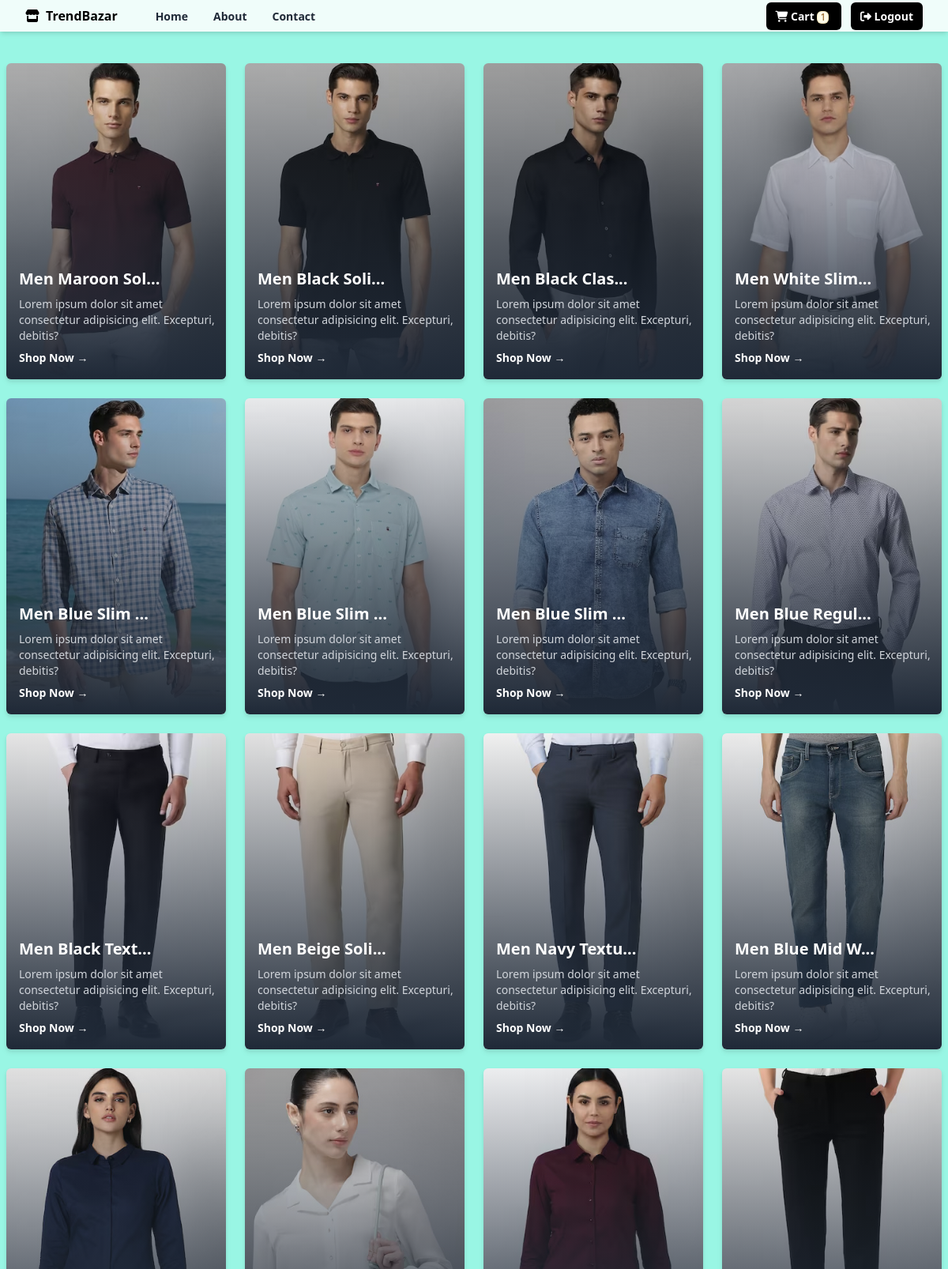
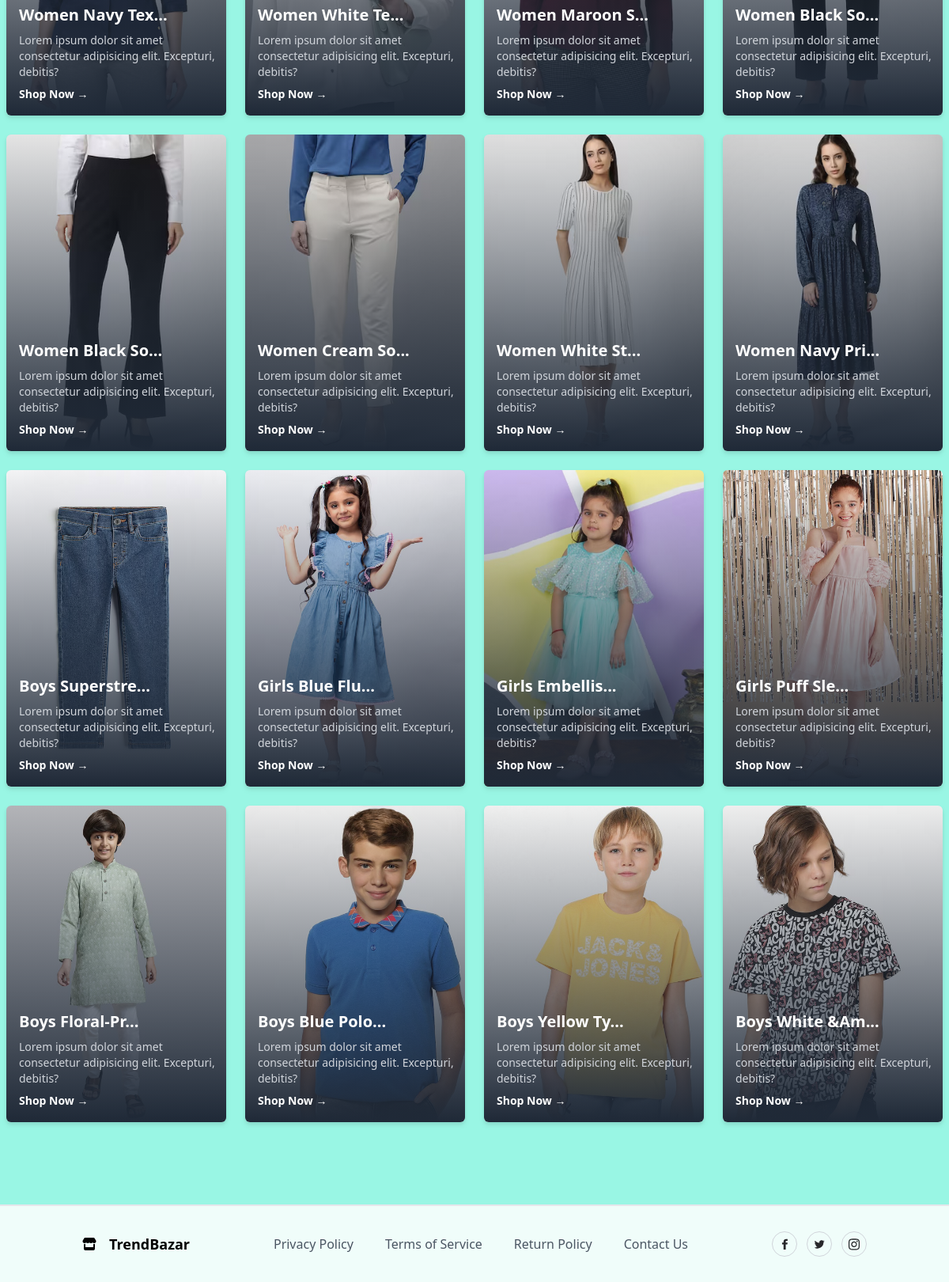
Screenshot of /home/ (signed in) with the database file from the repository (2 pictures, top to bottom).
### store/models.py (models this page shows, shortened)
class Product(models.Model):
    title = models.CharField(max_length=200)
    description = models.TextField(null=True, blank=True)
    size_object = models.ManyToManyField(Size, null=True)
    category_object = models.ForeignKey(Category, on_delete=models.CASCADE)
    brand_object = models.ForeignKey(Brand, on_delete=models.CASCADE)
    image = models.ImageField(upload_to='product_images', null=True, blank=True, default='product_images/default.jpg')
    price = models.PositiveIntegerField()
    created_date = models.DateTimeField(auto_now_add=True)
    updated_date = models.DateTimeField(auto_now=True)
    is_active = models.BooleanField(default=True)

### store/views.py (the view)
# urls.py: path("home/", views.HomeView.as_view(), name="home"),
@method_decorator([signin_required, never_cache], name='dispatch')
class HomeView(View):
    def get(self, request, *args, **kwargs):
        qs = Product.objects.all()
        return render(request, 'home.html', {'data': qs})

### store/context_processors.py (called while the page is built)
def demo(request):
    return {'msg': 'Hello coder'}

def cart_count(request):
    count = 0
    if request.user.is_authenticated:
        if request.user.cart.get_cart_items.count() > 0:
            data = request.user.cart.cartitems.filter(is_order_placed=False).values_list('quantity').aggregate(total=Sum('quantity'))
            count = data.get('total')
    return {'item_count': count}

### store/models.py (called while the page is built)
    @property
    def get_cart_items(self):
        qs = self.cartitems.filter(is_order_placed=False)
        return qs

### store/templates/home.html (shortened to what this page needs)
{% extends 'base.html' %}
{% load static %}
{% block body_block %}
<div class="mx-auto mb-16 grid w-full max-w-7xl items-center space-y-4 px-2 py-10 md:grid-cols-2 md:gap-6 md:space-y-0 lg:grid-cols-4">
    {% for p in data %}
    <div class="relative aspect-[16/9]  w-auto rounded-md md:aspect-auto md:h-[400px] drop-shadow-md">
      <img
        src="{{p.image.url}}"
        alt="AirMax Pro"
        class="z-0 h-full w-full rounded-md object-cover"
      />
      <div class="absolute inset-0 rounded-md bg-gradient-to-t from-gray-800 to-transparent"></div>
      <div class="absolute bottom-4 left-4 text-left">
        <h1 class="text-xl font-semibold text-white title-text pr-2 uppercase">{{p.title}}</h1>
        <p class="mt-2 text-sm text-gray-300">
          Lorem ipsum dolor sit amet consectetur adipisicing elit. Excepturi,
          debitis?
        </p>
        <a href="{% url 'product-detail' p.id %}" class="mt-2 inline-flex cursor-pointer items-center text-sm font-semibold text-white">
          Shop Now →
        </a>
      </div>
    </div>
    {% endfor %}
</div>
{% endblock %}

### rows the page displays
Product: image (picture), title "Men Maroon Sol..."
Product: image (picture), title "Men Black Soli..."
Product: image (picture), title "Men Black Clas..."
Product: image (picture), title "Men White Slim..."
Product: image (picture), title "Men Blue Slim ..."
Product: image (picture), title "Men Blue Slim ..."
Product: image (picture), title "Men Blue Slim ..."
Product: image (picture), title "Men Blue Regul..."
Product: image (picture), title "Men Black Text..."
Product: image (picture), title "Men Beige Soli..."
Product: image (picture), title "Men Navy Textu..."
Product: image (picture), title "Men Blue Mid W..."
Product: image (picture), title "Women Navy Tex..."
Product: image (picture), title "Women White Te..."
Product: image (picture), title "Women Maroon S..."
Product: image (picture), title "Women Black So..."
Product: image (picture), title "Women Black So..."
Product: image (picture), title "Women Cream So..."
Product: image (picture), title "Women White St..."
Product: image (picture), title "Women Navy Pri..."
Product: image (picture), title "Boys Superstre..."
Product: image (picture), title "Girls Blue Flu..."
Product: image (picture), title "Girls Embellis..."
Product: image (picture), title "Girls Puff Sle..."
Product: image (picture), title "Boys Floral-Pr..."
Product: image (picture), title "Boys Blue Polo..."
Product: image (picture), title "Boys Yellow Ty..."
Product: image (picture), title "Boys White &am..."

### other values shown
{{ item_count }} "1"
